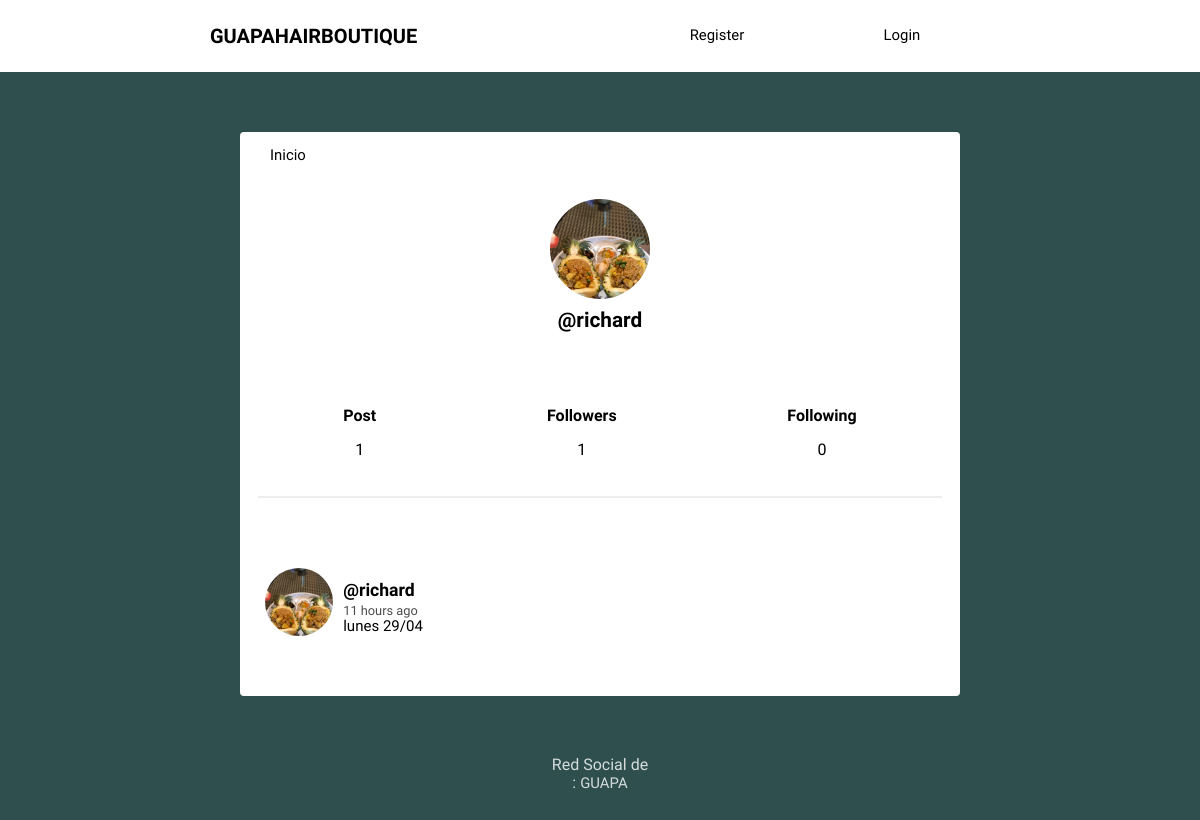
The app's page /profile/richard/ with its own data.
### social/models.py (models this page shows, shortened)
class Profile(models.Model):
    user = models.OneToOneField(User,on_delete=models.CASCADE)
    image = models.ImageField(default="stories-07.png")
    def following(self):
        user_ids = Relationship.objects.filter(from_user=self.user)\
                               .values_list('to_user_id',flat=True)
        return User.objects.filter(id__in=user_ids)
    def followers(self):
        user_ids = Relationship.objects.filter(to_user=self.user)\
                               .values_list('from_user_id',flat=True)
        return User.objects.filter(id__in=user_ids)

class Post(models.Model):
    user = models.ForeignKey(User,on_delete=models.CASCADE,related_name='posts')
    timestamp = models.DateTimeField(default=timezone.now)
    content = models.TextField()
    class Meta:
        ordering = ['-timestamp']

### social/views.py (the view)
# urls.py: path('profile/',views.profile, name='profile'),
def profile(request,username=None):
    current_user = request.user
    if username and username != current_user.username:
        user = User.objects.get(username=username)
        posts = user.posts.all()
    else:
        posts = current_user.posts.all()
        user = current_user
    return render(request,'social/profile.html', {'user':user, 'posts':posts})

### social/templates/social/profile.html (shortened to what this page needs)
{% extends 'social/feed.html' %}
{% block content %}
<div class="profile">
	<img src="{{ user.profile.image.url }}">
	<h2>@{{ user.username }}</h2>
</div>
<div class="follow">
	<div>
		<h5>Post</h5>
		<p>{{ user.posts.count }}</p>
	</div>
	<div>
		<h5>Followers</h5>
		<p>{{ user.profile.followers.count }}</p>
	</div>
	<div>
		<h5>Following</h5>
		<p>{{ user.profile.following.count }}</p>
	</div>
</div>
{{ block.super }}
{% endblock %}

### social/templates/social/feed.html (shortened to what this page needs)
{% extends 'social/layout.html' %}
{% load humanize %}
{% block content %}
{% for post in posts %}
<article>
    <div class="container-article">
        <img src="{{post.user.profile.image.url}}">
        <div>
            <h2 class="username"><a href="{% url 'profile' post.user.username %}">@{{ post.user.username }}</a></h2>
            <time data-time="#">{{ post.timestamp|naturaltime }}</time>
            <div class="post">{{post.content}}</div>
        </div>
    </div>
</article>
{% endfor %}
{% endblock %}

### social/static/style.css (style rules this page uses)
body { background: #2F4F4F; font-size: 62.5%; font-family: 'Varela Round', Helvetica, Arial, serif; }
h5 { font-size: 1rem; margin-bottom: 0; }
p { font-size: 1rem; }
img { object-fit: cover; }
a { font-size: .93rem; text-decoration: none; color: black; }
article { width: 93%; margin: auto; padding: 40px 0; border-bottom: 2px solid #ECEEEF; }
.username { margin-bottom: .2rem; }
.username a { font-size: 1.1rem; }
.container-article { display: flex; }
.container-article img { height: 68px; width: 68px; margin-right: 10px; border-radius: 50%; }
article:last-child { border-bottom: 0; }
time { font-size: .8rem; opacity: .7; }
.post { font-size: .94rem; }
.profile { display: flex; align-items: center; flex-direction: column; }
.profile img { height: 100px; width: 100px; margin-right: 10px; border-radius: 50%; margin: 20px; }
.profile h2 { margin-top: -10px; font-size: 1.3rem; }
.follow { display: flex; width: 95%; justify-content: space-around; margin: 30px auto; text-align: center; border-bottom: 2px solid #ECEEEF; padding-bottom: 20px; }

### records on screen
Post: user.profile.image (picture), user.username "richard", timestamp "11 hours ago", content "lunes 29/04"

### other values on screen
{{ user.username }} "richard"
{{ user.posts.count }} "1"
{{ user.profile.followers.count }} "1"
{{ user.profile.following.count }} "0"
